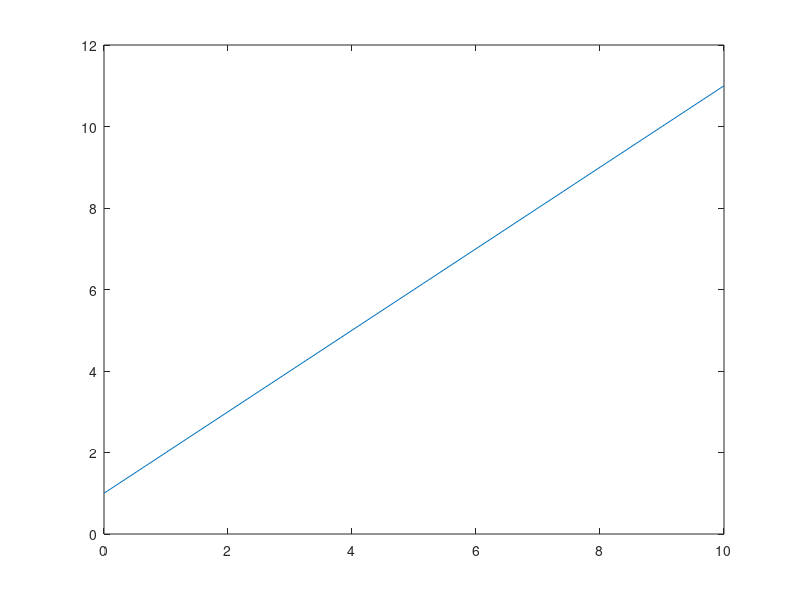

MATLAB code for this plot: (Note: this script raises an error after producing the figure.)
clc
clear

a=637190015550682554;
b=(a-621355968000000000)/10000000;
c=(b+8*3600)/86400+70*365+19;
d=datestr(c,'mm-dd HH:MM:SS:FFF');

x=0:10;
y=x+1;
plot(x,y)
ax = gca;
ax.XAxis.TickLabels{1}='a';
% h=ax.XAxis.TickLabels;
% j=ax.XAxis.TickLabels;
% j{1}='a';
% ax.XAxis.TickLabels=j;
% p=ax.XAxis.TickLabels;
